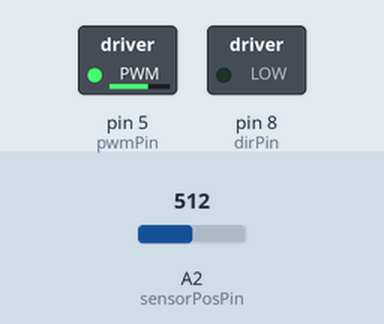
A sketch run on a simulated Arduino Uno, built with avr-gcc and run on an emulated ATmega328P. Shown: switched loads named in the sketch (green lamp = pin HIGH). Dashed ring = blinking. The inputs (shaded band) are chosen by the test bench; at power-on: A2 (sensorPosPin) = 512. What the sketch prints to the serial monitor is not drawn.

Above: at 0.79 s.
1.3 s: A2 (sensorPosPin) set to 306
4.3 s: A2 (sensorPosPin) set to 122
At 6.7 s:
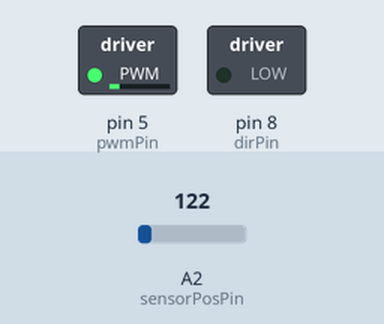
7.3 s: A2 (sensorPosPin) set to 213
9.9 s: A2 (sensorPosPin) set to 229
At 10.5 s:
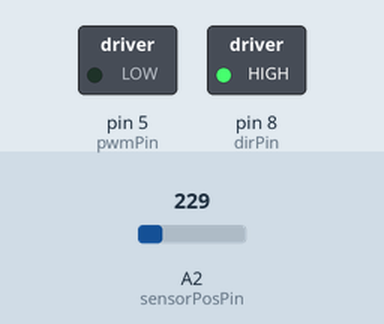
12.9 s: A2 (sensorPosPin) set to 511
At 13.05 s:
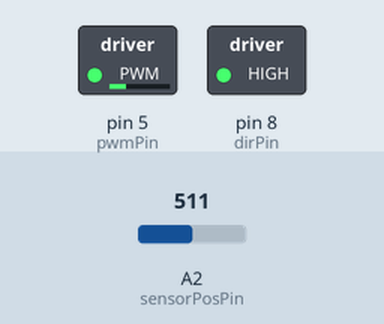
Timing chart, 0 to 16.9 s (numbered marks = the images above; inputs shaded):
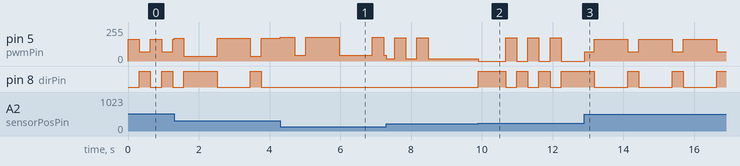

Measured:
- the behaviour switches between 228 and 229 on A2 (sensorPosPin) (found by bisection; images 1 and 2)
- after the input at 4.3 s, pin 8 (dirPin): stops changing and stays LOW
- after the input at 9.9 s, pin 8 (dirPin): LOW → HIGH at once, then repeats every 0.63 s: LOW 0.31 s, HIGH 0.31 s
- by itself, pin 5 (pwmPin): alternates 162/255 for 0.94 s and 68/255 for 0.31 s

The sketch:

morse.ino
```cpp
//--------------------------------------------------------------------------
// Morse Code
// Get it? Morse code? Because it's code for doing Morse code!
//--------------------------------------------------------------------------

// Includes
#include <math.h>

// Pin declares
int pwmPin = 5; // PWM output pin for motor 1
int dirPin = 8; // direction output pin for motor 1
int sensorPosPin = A2; // input pin for MR sensor
int fsrPin = A3; // input pin for FSR sensor

// Position tracking variables
int updatedPos = 0;     // keeps track of the latest updated value of the MR sensor reading
int rawPos = 0;         // current raw reading from MR sensor
int lastRawPos = 0;     // last raw reading from MR sensor
int lastLastRawPos = 0; // last last raw reading from MR sensor
int flipNumber = 0;     // keeps track of the number of flips over the 180deg mark
int tempOffset = 0;
int rawDiff = 0;
int lastRawDiff = 0;
int rawOffset = 0;
int lastRawOffset = 0;
const int flipThresh = 700;  // threshold to determine whether or not a flip over the 180 degree mark occurred
boolean flipped = false;

// Kinematics variables
double xh = 0;           // position of the handle [m]
double theta_s = 0;      // Angle of the sector pulley in deg
double xh_prev;          // Distance of the handle at previous time step
double xh_prev2;
double dxh;              // Velocity of the handle
double dxh_prev;
double dxh_prev2;
double dxh_filt;         // Filtered velocity of the handle
double dxh_filt_prev;
double dxh_filt_prev2;

// Force output variables
double force = 0;           // force at the handle
double Tp = 0;              // torque of the motor pulley
double duty = 0;            // duty cylce (between 0 and 255)
unsigned int output = 0;    // output command to the motor

//custom params
int dot = 201;
int dash = 601;
int space = 200;
int space_long = 600;
int end_space = 1400;
int SOS[] = {dot, space, dot, space, dot, space_long, dash, space, dash, space, dash, space_long, dot, space, dot, space, dot, end_space};
//int total_seq_time = 0;
//long lastTimer;
//char *SOS[] = {"dot", "space", "dot", "space", "dot", "space_long", "dash", "space", "dash", "space", "dash", "space_long", "dot", "space", "dot", "space", "dot", "end_time"};
int i = 0;
unsigned long previousTime = 0;
unsigned long interval = 1000;
double pulldown_force = 0;
double pulldown_force_stiffness = 100;
double contact_position = 0.02;
double rest_position = -0.01;

// --------------------------------------------------------------
// Setup function -- NO NEED TO EDIT
// --------------------------------------------------------------
void setup()
{
  // Set up serial communication
  Serial.begin(38400);

  // Set PWM frequency
  setPwmFrequency(pwmPin,1);

  // Input pins
  pinMode(sensorPosPin, INPUT); // set MR sensor pin to be an input
  pinMode(fsrPin, INPUT);       // set FSR sensor pin to be an input

  // Output pins
  pinMode(pwmPin, OUTPUT);  // PWM pin for motor A
  pinMode(dirPin, OUTPUT);  // dir pin for motor A

  // Initialize motor
  analogWrite(pwmPin, 0);     // set to not be spinning (0/255)
  digitalWrite(dirPin, LOW);  // set direction

  // Initialize position valiables
  lastLastRawPos = analogRead(sensorPosPin);
  lastRawPos = analogRead(sensorPosPin);

//  for (int i = 0; i < sizeof(SOS)/sizeof(SOS[0]); ++i) {
//    total_seq_time += SOS[i];
//  }
//  lastTimer = millis();
}


// --------------------------------------------------------------
// Main Loop
// --------------------------------------------------------------
void loop()
{

  //*************************************************************
  //*** Section 1. Compute position in counts (do not change) ***
  //*************************************************************

  // Get voltage output by MR sensor
  rawPos = analogRead(sensorPosPin);  //current raw position from MR sensor

  // Calculate differences between subsequent MR sensor readings
  rawDiff = rawPos - lastRawPos;          //difference btwn current raw position and last raw position
  lastRawDiff = rawPos - lastLastRawPos;  //difference btwn current raw position and last last raw position
  rawOffset = abs(rawDiff);
  lastRawOffset = abs(lastRawDiff);

  // Update position record-keeping vairables
  lastLastRawPos = lastRawPos;
  lastRawPos = rawPos;

  // Keep track of flips over 180 degrees
  if((lastRawOffset > flipThresh) && (!flipped)) { // enter this anytime the last offset is greater than the flip threshold AND it has not just flipped
    if(lastRawDiff > 0) {        // check to see which direction the drive wheel was turning
      flipNumber--;              // cw rotation
    } else {                     // if(rawDiff < 0)
      flipNumber++;              // ccw rotation
    }
    if(rawOffset > flipThresh) { // check to see if the data was good and the most current offset is above the threshold
      updatedPos = rawPos + flipNumber*rawOffset; // update the pos value to account for flips over 180deg using the most current offset
      tempOffset = rawOffset;
    } else {                     // in this case there was a blip in the data and we want to use lastactualOffset instead
      updatedPos = rawPos + flipNumber*lastRawOffset;  // update the pos value to account for any flips over 180deg using the LAST offset
      tempOffset = lastRawOffset;
    }
    flipped = true;            // set boolean so that the next time through the loop won't trigger a flip
  } else {                        // anytime no flip has occurred
    updatedPos = rawPos + flipNumber*tempOffset; // need to update pos based on what most recent offset is
    flipped = false;
  }

  //*************************************************************
  //*** Section 2. Compute position in meters *******************
  //*************************************************************
//SWITCHING CALIBRATION PARAMETERS SIGN
//  double m = -0.01223; // calibration slope
//  double b = 10.44; // calibration offset
  double m = 0.01223; // calibration slope
  double b = -10.44; // calibration offset
  double ts = m*updatedPos + b; // theta in degrees
  double rh = 0.075; //handle radius [m]
  double xh = rh*(ts/180)*M_PI; // handle x position (rh * ts [in radians])
  // Calculate velocity with loop time estimation
  dxh = (double)(xh - xh_prev) / 0.001;

  // Calculate the filtered velocity of the handle using an infinite impulse response filter
  dxh_filt = .9*dxh + 0.1*dxh_prev;

  // Record the position and velocity
  xh_prev2 = xh_prev;
  xh_prev = xh;

  dxh_prev2 = dxh_prev;
  dxh_prev = dxh;

  dxh_filt_prev2 = dxh_filt_prev;
  dxh_filt_prev = dxh_filt;

  //*************************************************************
  //*** Section 3. Assign a motor output force in Newtons *******
  //*************************************************************
  //*************************************************************
  //******************* Rendering Algorithms ********************
  //*************************************************************
  Serial.println(xh, 5);
//  unsigned long currentTime = millis();

//  char *current_character = SOS[i];
  int current_character = SOS[i];

  if (current_character == dot){
    interval = dot;
    pulldown_force = pulldown_force_stiffness*(xh - contact_position);
  }
  else if (current_character == dash){
    interval = dash;
    pulldown_force = pulldown_force_stiffness*(xh - contact_position);
  }
  else if (current_character == space){
    interval = space;
    pulldown_force = pulldown_force_stiffness*(xh - rest_position);
  }
  else if (current_character == space_long){
    interval = space_long;
    pulldown_force = pulldown_force_stiffness*(xh - rest_position);
  }
  else {
    interval = end_space;
    pulldown_force = pulldown_force_stiffness*(xh - rest_position);
  }
//  if (xh >= contact_position) {
//    double k = 300.0; //wall stiffness if penetrating wall
//    force = k*(xh-contact_position) + pulldown_force;
//  }
//  else if (xh >= rest_position || xh < contact_position) {
//    double k = 100;
//    force = k*(xh - rest_position) + pulldown_force;
//  }
//  else {
//    force = 0 + pulldown_force; //free space feels free
//  }
  force = 0 + pulldown_force; //free space feels free
  unsigned long interval_l = (unsigned long) interval;
  unsigned long currentTime = millis();
  if (currentTime - previousTime >= 100*interval_l){
    previousTime = currentTime;
    if (current_character == end_space){
      i = 0;
    }
    else {
      i++;
    }
  }


  double rp = 0.00953/2; //  pulley diameter [m] divided by two
  double rs = 0.075;//sector radius [m]
  double J = rh*(rp/rs); //Jacobian
  double Tp = J*force; //output torque

  //*************************************************************
  //*** Section 4. Force output (do not change) *****************
  //*************************************************************

  // Determine correct direction for motor torque
  if(force > 0) {
    digitalWrite(dirPin, HIGH);
  } else {
    digitalWrite(dirPin, LOW);
  }

  // Compute the duty cycle required to generate Tp (torque at the motor pulley)
  duty = sqrt(abs(Tp)/0.03);

  // Make sure the duty cycle is between 0 and 100%
  if (duty > 1) {
    duty = 1;
  } else if (duty < 0) {
    duty = 0;
  }
  output = (int)(duty* 255);   // convert duty cycle to output signal
  analogWrite(pwmPin,output);  // output the signal
}

// --------------------------------------------------------------
// Function to set PWM Freq -- DO NOT EDIT
// --------------------------------------------------------------
void setPwmFrequency(int pin, int divisor) {
  byte mode;
  if(pin == 5 || pin == 6 || pin == 9 || pin == 10) {
    switch(divisor) {
      case 1: mode = 0x01; break;
      case 8: mode = 0x02; break;
      case 64: mode = 0x03; break;
      case 256: mode = 0x04; break;
      case 1024: mode = 0x05; break;
      default: return;
    }
    if(pin == 5 || pin == 6) {
      TCCR0B = TCCR0B & 0b11111000 | mode;
    } else {
      TCCR1B = TCCR1B & 0b11111000 | mode;
    }
  } else if(pin == 3 || pin == 11) {
    switch(divisor) {
      case 1: mode = 0x01; break;
      case 8: mode = 0x02; break;
      case 32: mode = 0x03; break;
      case 64: mode = 0x04; break;
      case 128: mode = 0x05; break;
      case 256: mode = 0x06; break;
      case 1024: mode = 0x7; break;
      default: return;
    }
    TCCR2B = TCCR2B & 0b11111000 | mode;
  }
}
```
